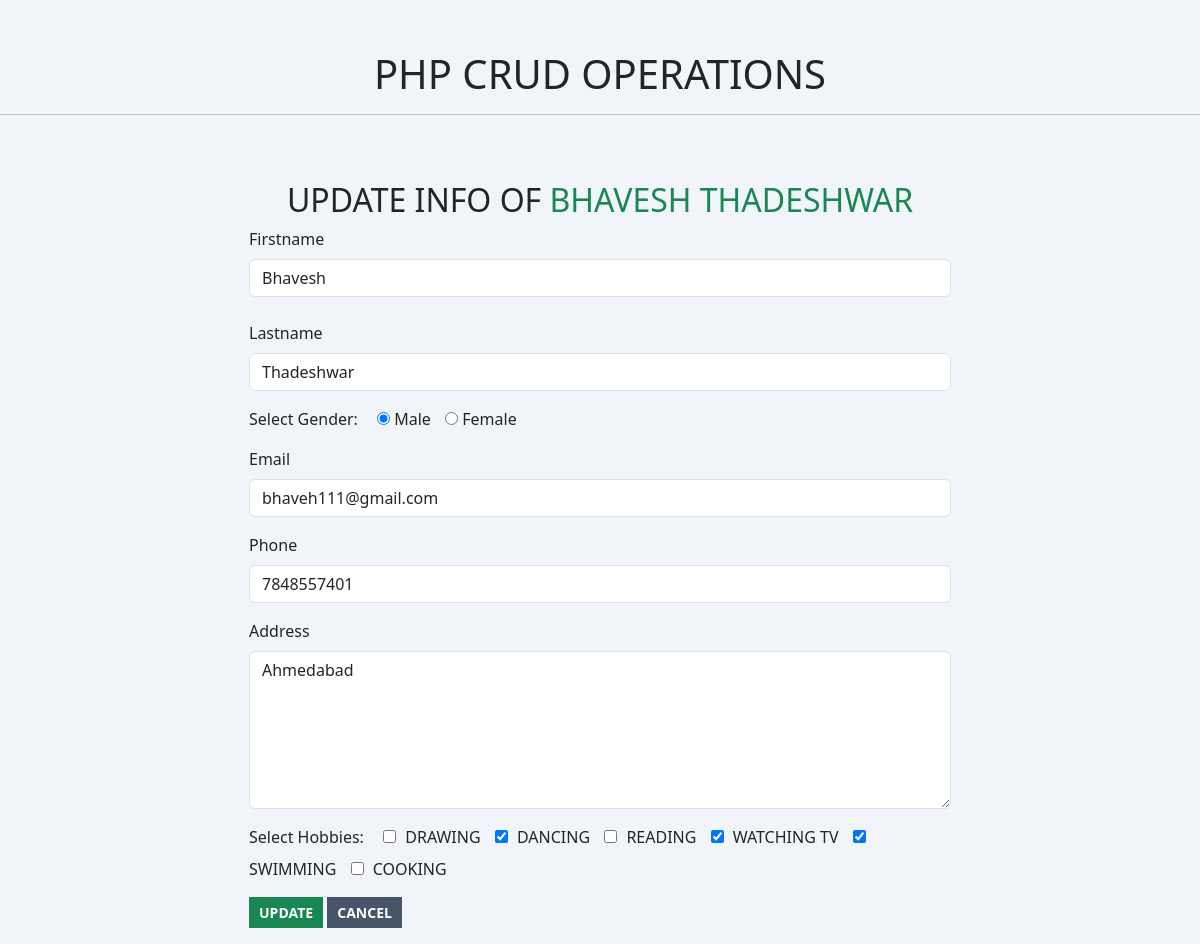
Screenshot of /update.php?id=30 with the database file from the repository.
### tables this page shows
CREATE TABLE `persons` (
  `id` int(5) NOT NULL,
  `fname` varchar(255) NOT NULL,
  `lname` varchar(255) NOT NULL,
  `gender` varchar(10) NOT NULL,
  `email` varchar(255) NOT NULL,
  `phone` varchar(20) NOT NULL,
  `address` varchar(1500) NOT NULL,
  `hobbies` varchar(1500) NOT NULL,
  `attendance` varchar(10) NOT NULL,
  `date` date NOT NULL DEFAULT current_timestamp()
);

### update.php (the view, shortened to what this page needs)
<?php include('./partials/header.php');
$id = $_GET['id'];
$select_query = mysqli_query($conn, "SELECT * from persons WHERE id = $id");
while ($row = mysqli_fetch_array($select_query)) {
?>
<div class="container:fluid">
<h2 class="text:center text:uppercase pt:50">Update Info of <?php echo "<span class='text:success'>". $row['fname'] ." ". $row['lname'] ."</span>"?></h2>
    <div class="form_wrapper">
    <form action="update.php" method="POST" class="form ww:60 mx:auto" autocomplete="off">
    <div class="mb-3">
      <label for="fname" class="form-label">Firstname</label>
      <input type="text" class="form-control" id="fname" name="fname" placeholder="Enter firstname..." value="<?php echo $row['fname']; ?>"><br>
      <label for="lname" class="form-label">Lastname</label>
      <input type="text" class="form-control" id="lname" name="lname" placeholder="Enter lastname..."  value="<?php echo $row['lname']; ?>">
    </div>
    <div class="mb-3">
      <label for="gender" class="mr:15">Select Gender:</label>
      <input type="radio" id="male" name="gender" value="Male"<?php if ($row['gender'] == 'Male') {echo "checked";} ?>>
      <label for="male" class="mr:10">Male</label>
      <input type="radio" id="female" name="gender" value="Female"<?php if ($row['gender'] == 'Female') {echo "checked";} ?>>
      <label for="female">Female</label><br>
    </div>
    <div class="mb-3">
      <label for="email" class="form-label">Email</label>
      <input type="email" class="form-control" id="email" name="email" placeholder="Enter email..." value="<?php echo $row['email']; ?>">
    </div>
    <div class="mb-3">
      <label for="phone" class="form-label">Phone</label>
      <input type="number" class="form-control" id="phone" name="phone" placeholder="Enter phone..." value="<?php echo $row['phone']; ?>">
    </div>
    <div class="mb-3">
      <label for="gender" class="mb-2">Address</label>
      <textarea name="address" id="address" cols="30" rows="6" placeholder="Enter address..." class="form-control outline:none" value=""><?php echo $row['address']; ?></textarea>
    </div>
    <div class="mb-3">
    <label for="gender" class="mb-2 mr:15">Select Hobbies:</label>
    <?php
        $save_hobbies = explode(", ", $row['hobbies']);
        $hobbies = array("Drawing", "Dancing", "Reading", "Watching TV", "Swimming", "Cooking");
        foreach ($hobbies as $hobby) {
            $checked = in_array($hobby, $save_hobbies) ? "checked" : "";
        ?>
        <input type="checkbox" name="hobbies[]" id="hobbies1" value="<?php echo $hobby ?>" <?php echo $checked ?> class="mr:5">
        <label for="hobbies1" class="mr:10 text:uppercase"><?php echo $hobby ?></label>
    <?php }?>
    </div>
    <div class="mb-3">
        <input type="submit" value="Update" name="update" class="updateBtn display:inline-block text-decoration:none weight:bold text:uppercase text:white bg:success py:5 px:10 size:14 outline:none border:none">
        <a href="view.php" name="cancel" class="cancelBtn text-decoration:none display:inline-block weight:bold text:uppercase text:white bg:slate-600 py:5 px:10 size:14 outline:none border:none">Cancel</a>
    </div>
  </form>
<?php } ?>
    </div>
</div>
<?php include('./partials/footer.php'); ?>

### rows the page displays
persons: fname "BHAVESH", lname "THADESHWAR", fname "Bhavesh", lname "Thadeshwar", gender "☑ Male", gender "☐ Female", email "bhaveh111@gmail.com", phone "7848557401", address "Ahmedabad", hobby "DRAWING", hobby "DANCING", hobby "READING", hobby "WATCHING TV", hobby "SWIMMING", hobby "COOKING"
